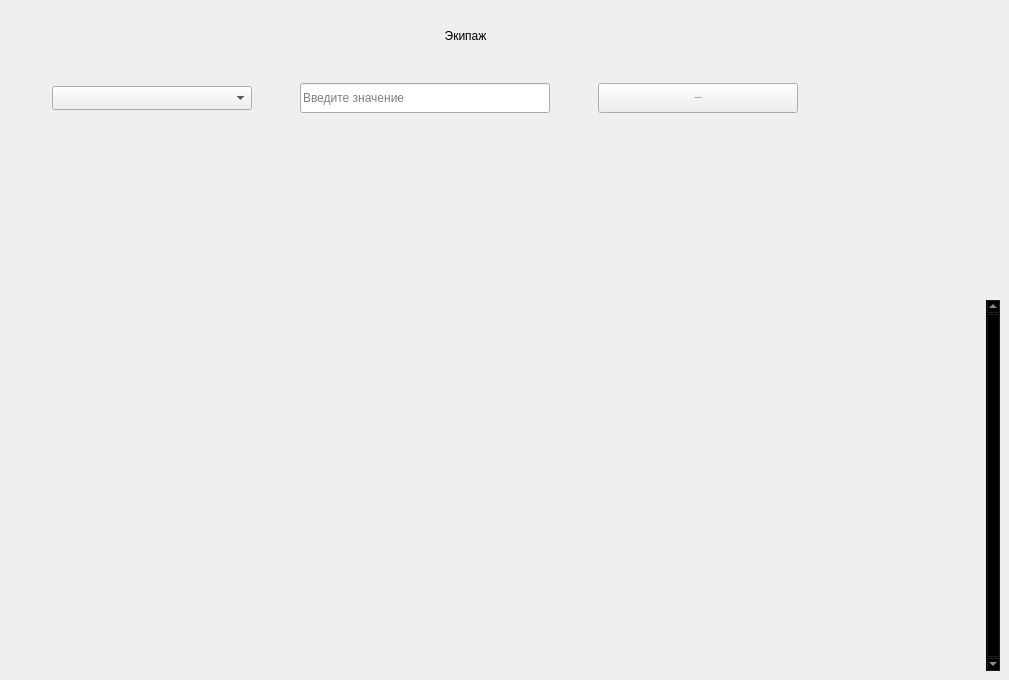
             <widget class="QWidget" name="pilot_widget">
              <widget class="QTableView" name="table_pilots">
               <property name="geometry">
                <rect>
                 <x>10</x>
                 <y>300</y>
                 <width>990</width>
                 <height>371</height>
                </rect>
               </property>
               <property name="sizePolicy">
                <sizepolicy hsizetype="Expanding" vsizetype="Expanding">
                 <horstretch>0</horstretch>
                 <verstretch>0</verstretch>
                </sizepolicy>
               </property>
               <property name="palette">
                <palette>
                 <active>
                  <colorrole role="WindowText">
                   <brush brushstyle="SolidPattern">
                    <color alpha="255">
                     <red>221</red>
                     <green>221</green>
                     <blue>221</blue>
                    </color>
                   </brush>
                  </colorrole>
                  <colorrole role="Button">
                   <brush brushstyle="SolidPattern">
                    <color alpha="0">
                     <red>0</red>
                     <green>0</green>
                     <blue>0</blue>
                    </color>
                   </brush>
                  </colorrole>
                  <colorrole role="Text">
                   <brush brushstyle="SolidPattern">
                    <color alpha="255">
                     <red>221</red>
                     <green>221</green>
                     <blue>221</blue>
                    </color>
                   </brush>
                  </colorrole>
                  <colorrole role="ButtonText">
                   <brush brushstyle="SolidPattern">
                    <color alpha="255">
                     <red>221</red>
                     <green>221</green>
                     <blue>221</blue>
                    </color>
                   </brush>
                  </colorrole>
                  <colorrole role="Base">
                   <brush brushstyle="NoBrush">
                    <color alpha="255">
                     <red>0</red>
                     <green>0</green>
                     <blue>0</blue>
                    </color>
                   </brush>
                  </colorrole>
                  <colorrole role="Window">
                   <brush brushstyle="SolidPattern">
                    <color alpha="0">
                     <red>0</red>
                     <green>0</green>
                     <blue>0</blue>
                    </color>
                   </brush>
                  </colorrole>
                  <colorrole role="PlaceholderText">
                   <brush brushstyle="SolidPattern">
                    <color alpha="128">
                     <red>221</red>
                     <green>221</green>
                     <blue>221</blue>
                    </color>
                   </brush>
                  </colorrole>
                 </active>
                 <inactive>
                  <colorrole role="WindowText">
                   <brush brushstyle="SolidPattern">
                    <color alpha="255">
                     <red>221</red>
                     <green>221</green>
                     <blue>221</blue>
                    </color>
                   </brush>
                  </colorrole>
                  <colorrole role="Button">
                   <brush brushstyle="SolidPattern">
                    <color alpha="0">
                     <red>0</red>
                     <green>0</green>
                     <blue>0</blue>
                    </color>
                   </brush>
                  </colorrole>
                  <colorrole role="Text">
                   <brush brushstyle="SolidPattern">
                    <color alpha="255">
                     <red>221</red>
                     <green>221</green>
                     <blue>221</blue>
                    </color>
                   </brush>
                  </colorrole>
                  <colorrole role="ButtonText">
                   <brush brushstyle="SolidPattern">
                    <color alpha="255">
                     <red>221</red>
                     <green>221</green>
                     <blue>221</blue>
                    </color>
                   </brush>
                  </colorrole>
                  <colorrole role="Base">
                   <brush brushstyle="NoBrush">
                    <color alpha="255">
                     <red>0</red>
                     <green>0</green>
                     <blue>0</blue>
                    </color>
                   </brush>
                  </colorrole>
                  <colorrole role="Window">
                   <brush brushstyle="SolidPattern">
                    <color alpha="0">
                     <red>0</red>
                     <green>0</green>
                     <blue>0</blue>
                    </color>
                   </brush>
                  </colorrole>
                  <colorrole role="PlaceholderText">
                   <brush brushstyle="SolidPattern">
                    <color alpha="128">
                     <red>221</red>
                     <green>221</green>
                     <blue>221</blue>
                    </color>
                   </brush>
                  </colorrole>
                 </inactive>
                 <disabled>
                  <colorrole role="WindowText">
                   <brush brushstyle="SolidPattern">
                    <color alpha="255">
                     <red>221</red>
                     <green>221</green>
                     <blue>221</blue>
                    </color>
                   </brush>
                  </colorrole>
                  <colorrole role="Button">
                   <brush brushstyle="SolidPattern">
                    <color alpha="0">
                     <red>0</red>
                     <green>0</green>
                     <blue>0</blue>
                    </color>
                   </brush>
                  </colorrole>
                  <colorrole role="Text">
                   <brush brushstyle="SolidPattern">
                    <color alpha="255">
                     <red>221</red>
                     <green>221</green>
                     <blue>221</blue>
                    </color>
                   </brush>
                  </colorrole>
                  <colorrole role="ButtonText">
                   <brush brushstyle="SolidPattern">
                    <color alpha="255">
                     <red>221</red>
                     <green>221</green>
                     <blue>221</blue>
                    </color>
                   </brush>
                  </colorrole>
                  <colorrole role="Base">
                   <brush brushstyle="NoBrush">
                    <color alpha="255">
                     <red>0</red>
                     <green>0</green>
                     <blue>0</blue>
                    </color>
                   </brush>
                  </colorrole>
                  <colorrole role="Window">
                   <brush brushstyle="SolidPattern">
                    <color alpha="0">
                     <red>0</red>
                     <green>0</green>
                     <blue>0</blue>
                    </color>
                   </brush>
                  </colorrole>
                  <colorrole role="PlaceholderText">
                   <brush brushstyle="SolidPattern">
                    <color alpha="128">
                     <red>221</red>
                     <green>221</green>
                     <blue>221</blue>
                    </color>
                   </brush>
                  </colorrole>
                 </disabled>
                </palette>
               </property>
               <property name="frameShape">
                <enum>QFrame::NoFrame</enum>
               </property>
               <property name="verticalScrollBarPolicy">
                <enum>Qt::ScrollBarAlwaysOn</enum>
               </property>
               <property name="sizeAdjustPolicy">
                <enum>QAbstractScrollArea::AdjustToContents</enum>
               </property>
               <property name="editTriggers">
                <set>QAbstractItemView::NoEditTriggers</set>
               </property>
               <property name="selectionMode">
                <enum>QAbstractItemView::SingleSelection</enum>
               </property>
               <property name="selectionBehavior">
                <enum>QAbstractItemView::SelectRows</enum>
               </property>
               <property name="showGrid">
                <bool>true</bool>
               </property>
               <property name="gridStyle">
                <enum>Qt::SolidLine</enum>
               </property>
               <property name="sortingEnabled">
                <bool>false</bool>
               </property>
               <attribute name="horizontalHeaderMinimumSectionSize">
                <number>230</number>
               </attribute>
               <attribute name="horizontalHeaderDefaultSectionSize">
                <number>230</number>
               </attribute>
               <attribute name="horizontalHeaderHighlightSections">
                <bool>true</bool>
               </attribute>
               <attribute name="verticalHeaderVisible">
                <bool>false</bool>
               </attribute>
               <attribute name="verticalHeaderCascadingSectionResizes">
                <bool>true</bool>
               </attribute>
               <attribute name="verticalHeaderDefaultSectionSize">
                <number>24</number>
               </attribute>
               <attribute name="verticalHeaderHighlightSections">
                <bool>false</bool>
               </attribute>
               <attribute name="verticalHeaderShowSortIndicator" stdset="0">
                <bool>false</bool>
               </attribute>
              </widget>
              <widget class="QWidget" name="horizontalLayoutWidget_2">
               <property name="geometry">
                <rect>
                 <x>10</x>
                 <y>80</y>
                 <width>831</width>
                 <height>36</height>
                </rect>
               </property>
               <layout class="QHBoxLayout" name="pilot_searchlLayout">
                <item>
                 <widget class="QComboBox" name="pilot_comboBox">
                  <property name="minimumSize">
                   <size>
                    <width>200</width>
                    <height>0</height>
                   </size>
                  </property>
                  <property name="maximumSize">
                   <size>
                    <width>200</width>
                    <height>16777215</height>
                   </size>
                  </property>
                  <property name="font">
                   <font>
                    <family>Segoe UI</family>
                    <pointsize>10</pointsize>
                    <italic>false</italic>
                    <bold>false</bold>
                   </font>
                  </property>
                  <property name="toolTipDuration">
                   <number>-1</number>
                  </property>
                  <property name="autoFillBackground">
                   <bool>false</bool>
                  </property>
                  <property name="styleSheet">
                   <string notr="true"/>
                  </property>
                  <property name="sizeAdjustPolicy">
                   <enum>QComboBox::AdjustToMinimumContentsLengthWithIcon</enum>
                  </property>
                  <property name="iconSize">
                   <size>
                    <width>16</width>
                    <height>16</height>
                   </size>
                  </property>
                  <property name="frame">
                   <bool>true</bool>
                  </property>
                  <item>
                   <property name="text">
                    <string/>
                   </property>
                  </item>
                  <item>
                   <property name="text">
                    <string>id_экипажа</string>
                   </property>
                  </item>
                  <item>
                   <property name="text">
                    <string>Командир</string>
                   </property>
                  </item>
                  <item>
                   <property name="text">
                    <string>Помошник_командира</string>
                   </property>
                  </item>
                  <item>
                   <property name="text">
                    <string>КолВо_экипажа</string>
                   </property>
                  </item>
                 </widget>
                </item>
                <item>
                 <widget class="QLineEdit" name="pilot_edit">
                  <property name="minimumSize">
                   <size>
                    <width>250</width>
                    <height>30</height>
                   </size>
                  </property>
                  <property name="maximumSize">
                   <size>
                    <width>250</width>
                    <height>16777215</height>
                   </size>
                  </property>
                  <property name="styleSheet">
                   <string notr="true"/>
                  </property>
                  <property name="text">
                   <string/>
                  </property>
                  <property name="placeholderText">
                   <string>Введите значение</string>
                  </property>
                 </widget>
                </item>
                <item>
                 <widget class="QPushButton" name="search_pilot_btn">
                  <property name="minimumSize">
                   <size>
                    <width>200</width>
                    <height>30</height>
                   </size>
                  </property>
                  <property name="maximumSize">
                   <size>
                    <width>200</width>
                    <height>16777215</height>
                   </size>
                  </property>
                  <property name="font">
                   <font>
                    <family>Segoe UI</family>
                    <pointsize>-1</pointsize>
                    <italic>false</italic>
                    <bold>false</bold>
                   </font>
                  </property>
                  <property name="cursor">
                   <cursorShape>PointingHandCursor</cursorShape>
                  </property>
                  <property name="styleSheet">
                   <string notr="true"/>
                  </property>
                  <property name="text">
                   <string>Поиск записей</string>
                  </property>
                  <property name="icon">
                   <iconset>
                    <normaloff>:/icons/images/icons/cil-folder-open.png</normaloff>:/icons/images/icons/cil-folder-open.png</iconset>
                  </property>
                 </widget>
                </item>
               </layout>
              </widget>
              <widget class="QLabel" name="title_label_pilots">
               <property name="geometry">
                <rect>
                 <x>310</x>
                 <y>20</y>
                 <width>311</width>
                 <height>31</height>
                </rect>
               </property>
               <property name="text">
                <string>Экипаж</string>
               </property>
               <property name="alignment">
                <set>Qt::AlignCenter</set>
               </property>
              </widget>
             </widget>
